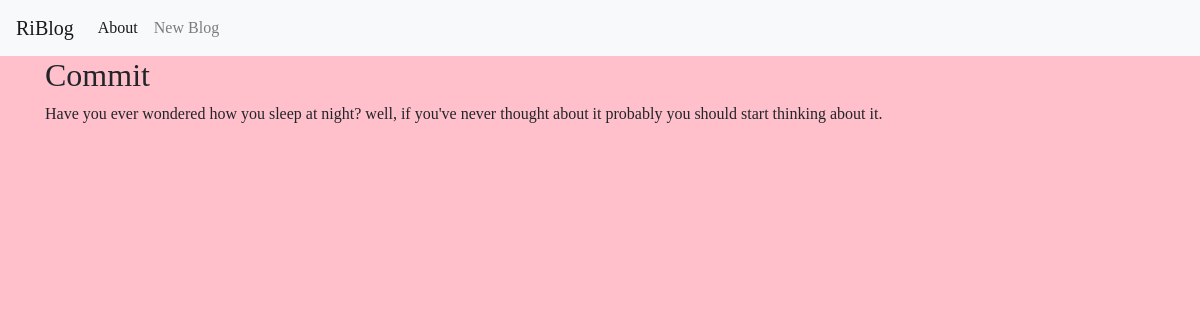
Before: /5 with the older database file.
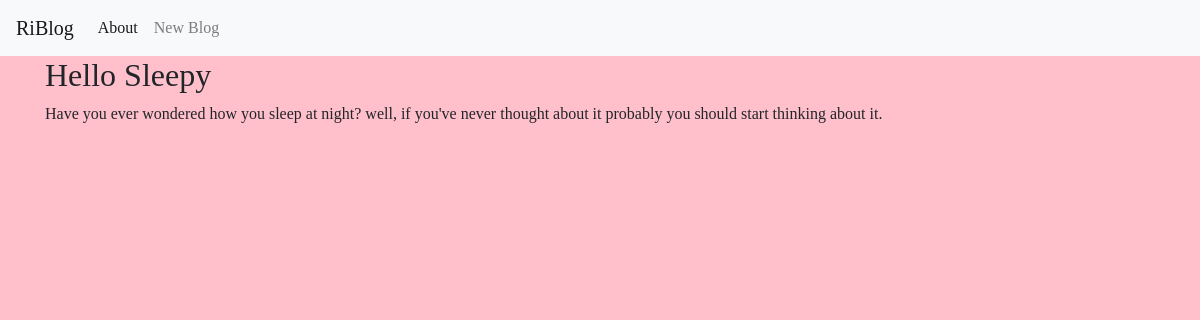
After: the same page with the newer database file.
### tables this page shows
CREATE TABLE users(
    id INTEGER PRIMARY KEY AUTOINCREMENT,
    created TIMESTAMP NOT NULL DEFAULT CURRENT_TIMESTAMP,
    title TEXT NOT NULL,
    content TEXT NOT NULL
);

### app.py (the view)
@app.route('/<int:post_id>')
def post(post_id):
    post=get_post(post_id)
    return render_template('posts.html', post=post)

### app.py (called while the page is built)
def get_db_conn():
    conn=sqlite3.connect('database.db')
    conn.row_factory=sqlite3.Row
    return conn

def get_post(id):
    conn=get_db_conn()
    post=conn.execute('SELECT * FROM users WHERE id=?', (id,)).fetchone()
    conn.close()
    if post is None:
        abort(404)
    return post

### templates/posts.html
{% extends 'base.html' %}
{% block content %}
<h2>{% block title %} {{ post['title'] }} {% endblock %}</h2>
<p>{{ post['content'] }}</p>
{% endblock %}

Changed rows visible on the page:
changed users: title "Commit" → "Hello Sleepy"
